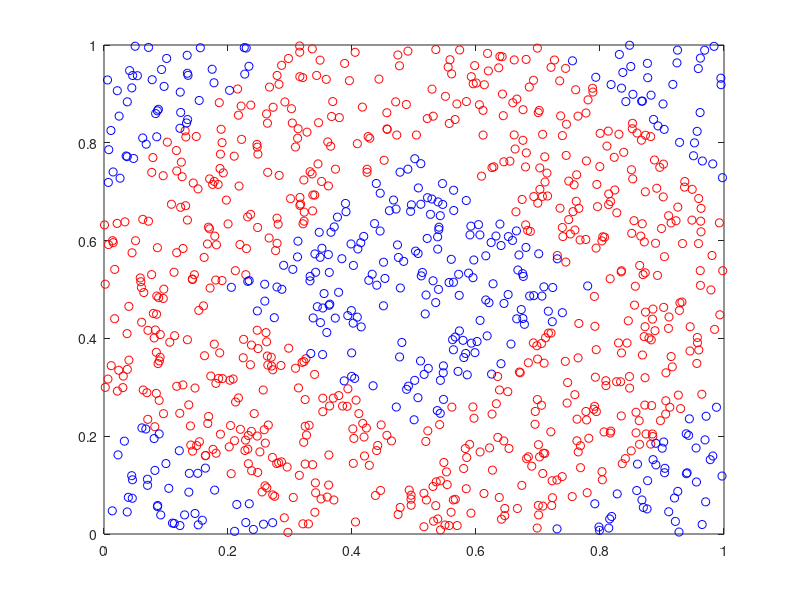

Write MATLAB code to recreate this figure. (Note: this script raises an error after producing the figure.)
%% parameters for the model

n_epochs = 200;     % number of epochs to train
n_neurons = [19,17,13];     % number of neurons
n_outputs = 1;      % one output (binary classification problem)

%% generate our training set

% learn a complex function (like a circle with a whole in it)
N_POINTS = 1000;
x_data = rand(N_POINTS, 2); % 2-dimensional data
y_hat = x_data(:,1) + x_data(:,2) > 0.3 ...
        & x_data(:,1) + x_data(:,2) < 1.7 ...
        & x_data(:,1) - x_data(:,2) < 0.7 ...
        & x_data(:,2) - x_data(:,1) < 0.7 ...
        & (x_data(:,2) - x_data(:,1) > 0.3 | x_data(:,1) - x_data(:,2) > 0.3 | x_data(:,1) + x_data(:,2) < 0.7 | x_data(:,1) + x_data(:,2) > 1.3);
% y_hat = (x_data(:,1)-0.5) .* (x_data(:,1)-0.5) + (x_data(:,2)-0.5) .* (x_data(:,2)-0.5) < 0.25 ...
%         & (x_data(:,1)-0.5) .* (x_data(:,1)-0.5) + (x_data(:,2)-0.5) .* (x_data(:,2)-0.5) > 0.05;
% y_hat = x_data(:,1) + x_data(:,2) < 0.5 ...
%         | x_data(:,1) + x_data(:,2) > 1.5;

% positive and negative training examples
x_pos = x_data(y_hat,:);
x_neg = x_data(~y_hat,:);

% plot the data: red is positive, blue is negative
PLOT = 1;
if PLOT
    figure;
    plot(x_pos(:,1), x_pos(:,2), 'ro');
    hold on;
    plot(x_neg(:,1), x_neg(:,2), 'bo');
    hold off;
end

%% construct the network itself

% Initialize the two sets of weights (two-layer neural network)
W1 = rand(size(x_data,2), n_neurons(1)) * 2 - 1;
bias1 = rand(1, n_neurons(1)) * 2 - 1;

W2 = rand(n_neurons(1), n_neurons(2)) * 2 - 1;
bias2 = rand(1, n_neurons(2)) * 2 - 1;

W3 = rand(n_neurons(2), n_neurons(3)) * 2 - 1;
bias3 = rand(1, n_neurons(3)) * 2 - 1;

W4 = rand(n_neurons(3), n_outputs) * 2 - 1;
bias4 = rand(1, n_outputs) * 2 - 1;

%  train the network

LEARNING_RATE = 0.01;
batch_error = numel(y_hat);

% can adjust this value based on how the model seems to be converging
while batch_error > 0.005
    batch = randperm(N_POINTS, 200);
    x_batch = x_data(batch, :);
    y_batch = y_hat(batch, :);
    
    for l=1:n_epochs
        [~,W1,W2,W3,W4,bias1,bias2,bias3,bias4] = four_layer_update(x_batch,y_batch,W1,W2,W3,W4,bias1,bias2,bias3,bias4,LEARNING_RATE,1);
    end
    
    [output] = four_layer_update(x_data,y_hat,W1,W2,W3,W4,bias1,bias2,bias3,bias4,LEARNING_RATE,0);
    
    % l2 error
    batch_error = sum(sum((y_hat - output) .* (y_hat - output))) / numel(y_hat);
    fprintf('total error: %d learning rate: %d\n', batch_error, LEARNING_RATE);
    
    LEARNING_RATE = LEARNING_RATE * 0.99;
end

%% wta part (sort of works... wta's time component is a bit hairy)

% basically learns what bias will allow the wta part to work correctly
% since the wta part is time-dependent it sorts the z2's in increasing
% order (uncomment last line to graph result idea)

[output] = four_layer_update(x_data,y_hat,W1,W2,W3,W4,bias1,bias2,bias3,bias4,LEARNING_RATE,0);
[bias, wta, batch_error] = learn_wta_bias(output, y_hat, 0.001, 10000, 1);
disp(batch_error);

plot(sort(output)); hold on; plot(wta);

%% graph result of classification for comparison

figure;

% plot the original data: red is positive, blue is negative
ax(1) = subplot(2,2,1);
plot(x_pos(:,1), x_pos(:,2), 'ro');
hold on;
plot(x_neg(:,1), x_neg(:,2), 'bo');
hold off;
title('Desired classifications');

[output] = four_layer_update(x_data,y_hat,W1,W2,W3,W4,bias1,bias2,bias3,bias4,LEARNING_RATE,0);

% plot the learned data: red is positive, blue is negative (decision
% boundary is 0.5)
pos = output > 0.5;
train_pos = x_data(pos,:);
train_neg = x_data(~pos,:);

ax(2) = subplot(2,2,2);
plot(train_pos(:,1), train_pos(:,2), 'ro');
hold on;
plot(train_neg(:,1), train_neg(:,2), 'bo');
hold off;
title('Learned classifications');

% plot the differences
diff_pos = pos == 1 & y_hat == 0;
diff_neg = pos == 0 & y_hat == 1;
x_diff_pos = x_data(diff_pos,:);
x_diff_neg = x_data(diff_neg,:);

ax(3) = subplot(2,2,3);
plot(x_diff_pos(:,1), x_diff_pos(:,2), 'go');
hold on;
plot(x_diff_neg(:,1), x_diff_neg(:,2), 'bo');
hold off;
title('Incorrect classifications');

% plot the contour
VERT = 100;
HORI = 100;
x_test = [repmat(linspace(0,1,VERT),[1,HORI]); sort(repmat(linspace(0,1,HORI),[1,VERT]))]';
[output] = four_layer_update(x_test,y_hat,W1,W2,W3,W4,bias1,bias2,bias3,bias4,LEARNING_RATE,0);
pos = output > 0.5;
train_pos = x_test(pos,:);
train_neg = x_test(~pos,:);

ax(4) = subplot(2,2,4);
plot(train_pos(:,1), train_pos(:,2), 'r.', 'markersize', 15);
hold on;
plot(train_neg(:,1), train_neg(:,2), 'b.', 'markersize', 15);
hold off;
title('Decision boundaries');

linkaxes(ax, 'xy');
